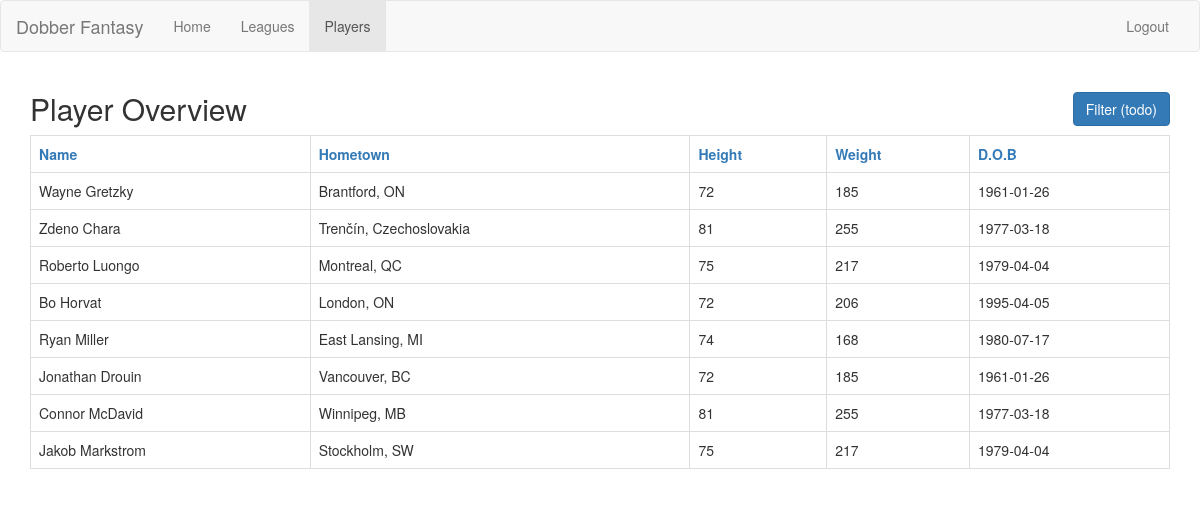
Before: /web/viewPlayers.php with the older database file.
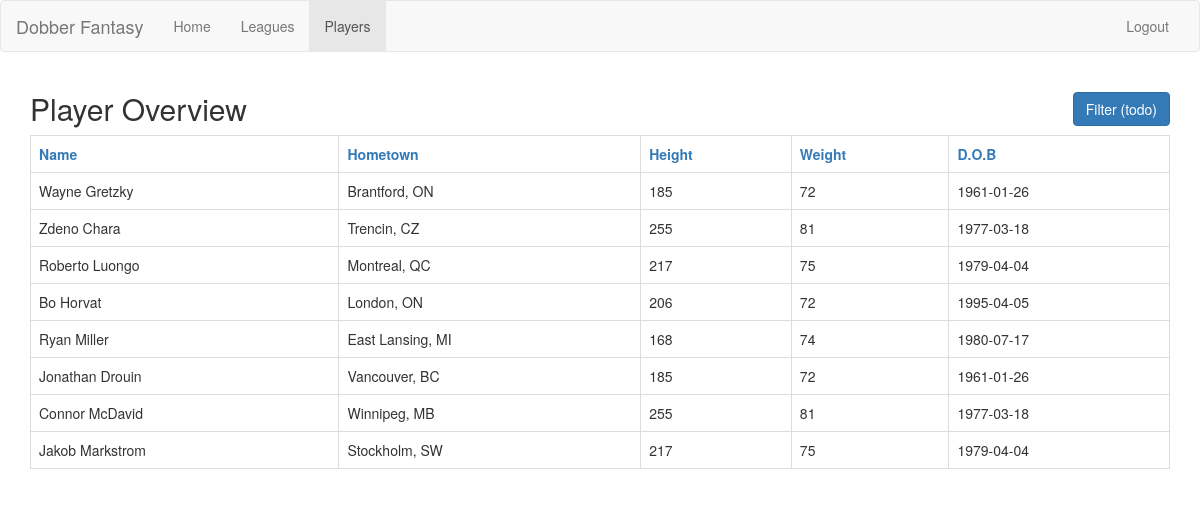
After: the same page with the newer database file.
### tables this page shows
CREATE TABLE players (
 playerID int AUTO_INCREMENT,
 name varchar(30),
 hometown varchar(30),
 height int,
 weight int,
 dob date,
 PRIMARY KEY (playerID)
);

### library/players.php (called while the page is built, shortened)
<?php
class players {
    private $name;
    private $hometown;
    private $height;
    private $weight;
    private $dob;
    function __construct($playerID) {
        $con = mysqli_connect("localhost", "root", "");
        mysqli_set_charset($con, 'utf-8');
        mysqli_select_db($con, "dobber");
        $query = "SELECT * FROM players WHERE playerID=" . $playerID;
        $player = mysqli_fetch_assoc(mysqli_query($con, $query));
        $this->name     =  $player["name"];
        $this->hometown =  $player["hometown"];
        $this->height   =  $player["height"];
        $this->weight   =  $player["weight"];
        $this->dob      =  $player["dob"];
    }
    function getName() {
        return $this->name;
    }
    function getHometown() {
        return $this->hometown;
    }
    function getHeight() {
        return $this->height;
    }
    function getWeight() {
        return $this->weight;
    }
    function getDob() {
        return $this->dob;
    }
}

### web/viewPlayers.php (the view, shortened to what this page needs)
<!DOCTYPE html>
<html>
	<?php
	require_once('../library/players.php');
	?>
	<head>
		<link rel="stylesheet" type="text/css" href="bootstrap/css/bootstrap.min.css">
	<link rel="stylesheet" type="text/css" href="createButton.css">
	</head>
	<body>
		<nav class="navbar navbar-default">
			<div class="container-fluid">
				<div class="navbar-header">
					<a class="navbar-brand">Dobber Fantasy</a>
				</div>
				<div id="navbar" class="navbar-collapse collapse">
					<ul class="nav navbar-nav">
						<li><a href="main.php">Home</a></li>
						<li><a href="viewLeagues.php">Leagues</a></li>
						<li class="active"><a href="viewPlayers.php">Players</a></li>
					</ul>
					<ul class="nav navbar-nav navbar-right">
			<li><a href="logout.php">Logout</a></li>
			</ul>
				</div>
			</div>
		</nav>
		<div class="container">
			<?php
		$players = array();
		if (!empty($_GET["username"])) {
			$uname = filter_input(INPUT_GET, "username");
			echo "<h3>Players:</h3>";
			$user = new user($uname);
		} else {
			$order="playerID";
			$con = mysqli_connect("localhost", "root", "");
			mysqli_set_charset($con, 'utf-8');
			$query = "SELECT * FROM players ORDER BY " . $order;
			$temp_players = mysqli_query($con, $query);
			foreach ($temp_players as $temp_player) {
				 array_push($players, new players($temp_player["playerID"]));
			}
			echo "<h2>Player Overview<a data-toggle=\"modal\" data-target=\"#createModal\" id=\"createButton\""
			. " class=\"btn btn-primary\">Filter (todo)</a></h2>";
		}
		echo "<table class=\"table table-bordered\">
		<tr>
		<th><a href=\"viewPlayers.php?order=name\"> Name </a></th>
		<th><a href=\"viewPlayers.php?order=hometown\"> Hometown </a></th>
		<th><a href=\"viewPlayers.php?order=height\"> Height </a></th>
		<th><a href=\"viewPlayers.php?order=weight\"> Weight </a></th>
		<th><a href=\"viewPlayers.php?order=dob\"> D.O.B </a></th>
		</tr>";
		foreach($players as $player) {
			echo "<tr>"
			. "<td>" . $player->getName() . "</td>"
			. "<td>" . $player->getHometown() . "</td>"
			. "<td>" . $player->getHeight() . "</td>"
			. "<td>" . $player->getWeight() . "</td>"
			. "<td>" . $player->getDob() . "</td>"
			. "</tr>";
		}
		echo "</table>";
		?>
	</div>
	</body>
</html>

### web/createButton.css (style rules this page uses)
#createButton { float: right; }

Changed rows visible on the page:
changed players "Wayne Gretzky": height "72" → "185"; weight "185" → "72"
changed players "Zdeno Chara": hometown "Trenčín, Czechoslovakia" → "Trencin, CZ"; height "81" → "255"; weight "255" → "81"
changed players "Roberto Luongo": height "75" → "217"; weight "217" → "75"
changed players "Bo Horvat": height "72" → "206"; weight "206" → "72"
changed players "Ryan Miller": height "74" → "168"; weight "168" → "74"
changed players "Jonathan Drouin": height "72" → "185"; weight "185" → "72"
changed players "Connor McDavid": height "81" → "255"; weight "255" → "81"
changed players "Jakob Markstrom": height "75" → "217"; weight "217" → "75"
